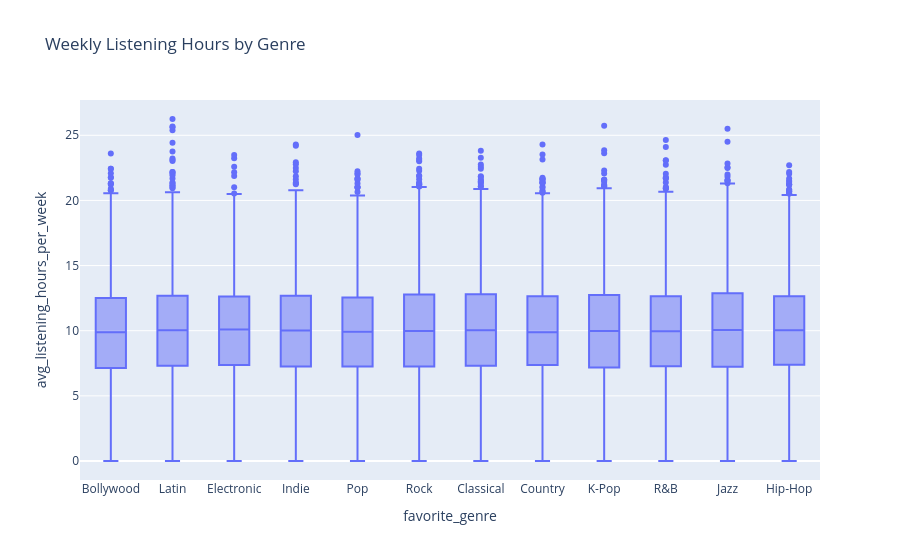

Write notebook code for a chart like this one.
### Code cell
fig = px.box(df, x='favorite_genre', y='avg_listening_hours_per_week',title='Weekly Listening Hours by Genre')
fig.show()

### Figure 1 — Plotly figure (JSON) as saved in the notebook; plotly's stock layout.template omitted (floating-point values rounded to 4 significant figures; data arrays with more than 128 entries replaced by an {"elided": "..."} marker saying what was removed)
{"data": [{"alignmentgroup": "True", "hovertemplate": "favorite_genre=%{x}<br>avg_listening_hours_per_week=%{y}<extra></extra>", "legendgroup": "", "marker": {"color": "#636efa"}, "name": "", "notched": false, "offsetgroup": "", "orientation": "v", "showlegend": false, "type": "box", "x": {"elided": "50000 str values"}, "x0": " ", "xaxis": "x", "y": {"elided": "50000 float values"}, "y0": " ", "yaxis": "y"}], "layout": {"boxmode": "group", "legend": {"tracegroupgap": 0}, "title": {"text": "Weekly Listening Hours by Genre"}, "xaxis": {"anchor": "y", "domain": [0, 1], "title": {"text": "favorite_genre"}}, "yaxis": {"anchor": "x", "domain": [0, 1], "title": {"text": "avg_listening_hours_per_week"}}}}
